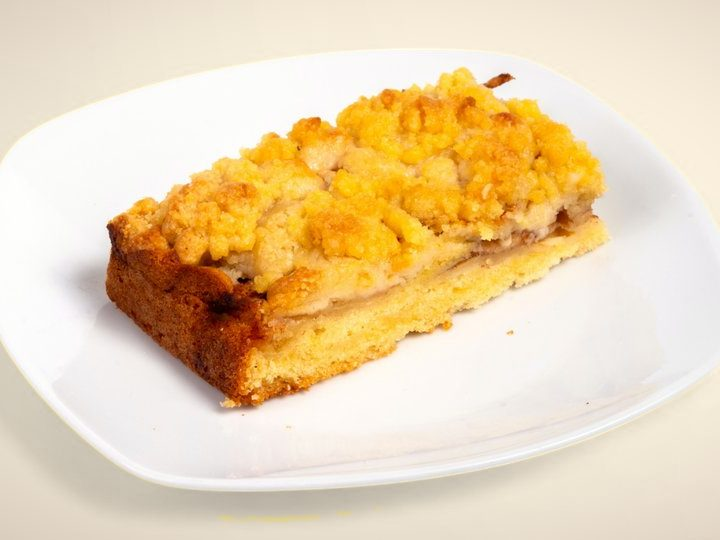
#> input picture assets/img/products/apfelstreuselkuchen.jpg, 720 x 540 px
$ python -i recolor_photos.py   (imports and definitions only)
#> lines starting #> are read from the running program, lines starting #| are printed output that depends on the picture; after the words box and inside, x2 and y2 are one past the last pixel; in counts of white or black regions, pixels touching at a corner belong together
#> in process, im is the input picture: PIL image 720x540 RGB; mean R, G, B 234, 211.4, 175.2
#!/usr/bin/env python3
"""
Passt den hellgelben Wolt-Studiohintergrund der Produktfotos an das Marken-Creme an.

- erkennt den Hintergrund (vom Bildrand aus zusammenhängende, gelbliche Flächen inkl. Schatten)
- ersetzt nur diesen Farbton durch Creme #F4EBD9, Helligkeit/Schatten bleiben erhalten
- Teller, Tassen und Speisen bleiben unverändert (der weiße Tellerrand stoppt die Erkennung)
- leichte warme Vignette in Bordeaux, Zuschnitt auf 4:3 (720 × 540)

Aufruf: python3 tools/recolor_photos.py <eingangsordner> [<ausgangsordner>]
Benötigt: Pillow, numpy, scipy
"""
import sys
from pathlib import Path

import numpy as np
from PIL import Image
from scipy import ndimage

CREAM = np.array([244, 235, 217], dtype=np.float32)
BORDEAUX = np.array([59, 17, 25], dtype=np.float32)


def background_mask(a):
    r, g, b = a[..., 0], a[..., 1], a[..., 2]
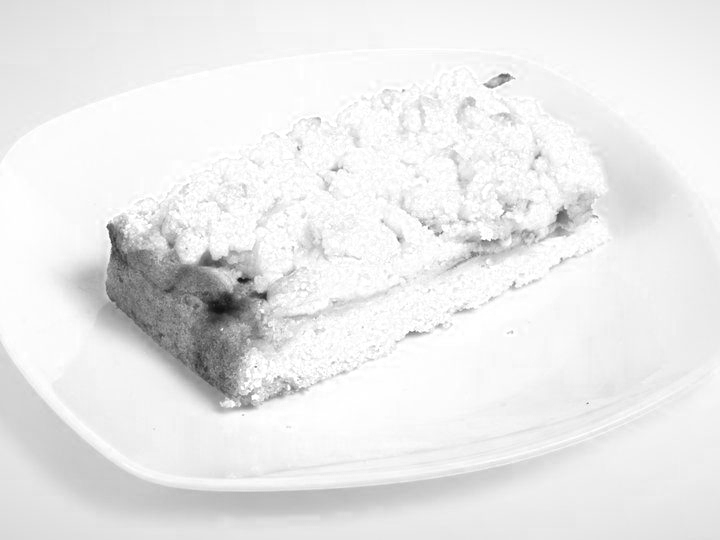
#> r: shape (540, 720) float32; min 17, max 255, mean 234
    lum = (r + g + b) / 3
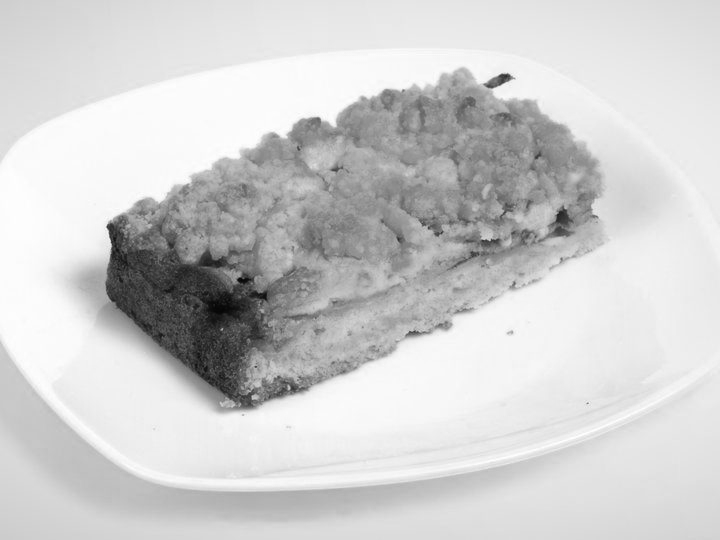
#> lum: shape (540, 720) float32; min 5.67, max 255, mean 206.9
    yellow = (r + g) / 2 - b          # wie „gelb“ ein Pixel ist
    rg = r - g                        # orange/braun (Kruste) hat hohe Werte
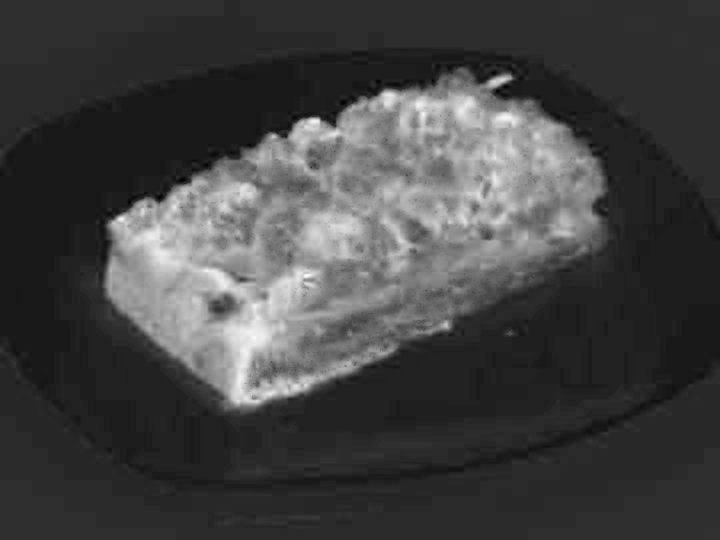
#> rg: shape (540, 720) float32; min -14, max 125, mean 22.6; drawn with min black and max white
    # lokale Struktur: Studiohintergrund ist glatt, Brot/Speisen haben Textur
    m = ndimage.uniform_filter(lum, 5)
    m2 = ndimage.uniform_filter(lum * lum, 5)
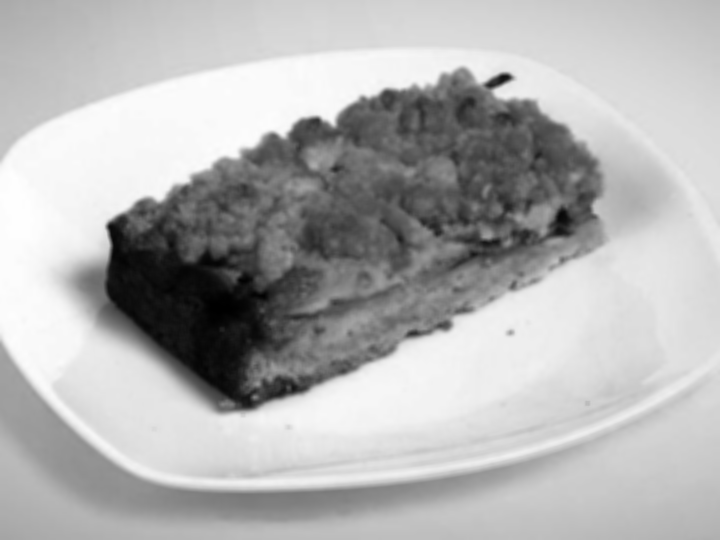
#> m2: shape (540, 720) float32; min 66.51, max 64394.4, mean 45048; drawn with min black and max white
    sd = np.sqrt(np.maximum(m2 - m * m, 0))
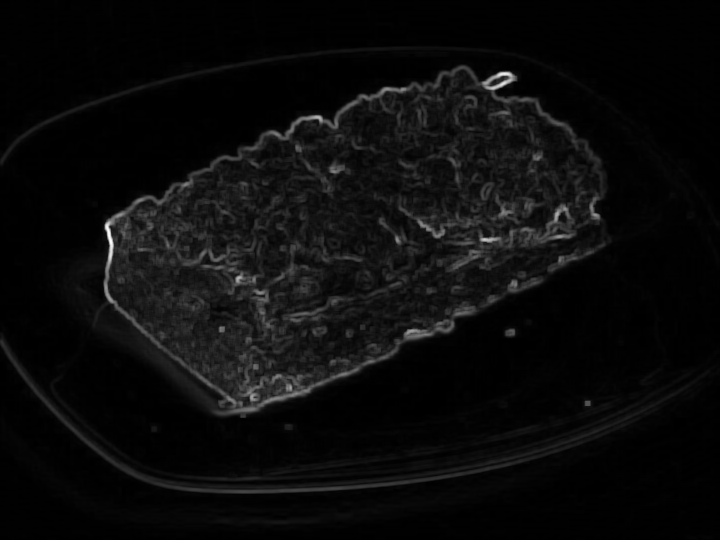
#> sd: shape (540, 720) float32; min 0, max 79.95, mean 3.7; drawn with min black and max white
    # 1) sicherer Hintergrund: hell, deutlich gelb, nicht orange, glatt
    seed = (lum > 195) & (yellow > 45) & (rg < 22) & (rg > -5) & (sd < 1.5)
#> seed: shape (540, 720) bool; every value is 0
    lab, _ = ndimage.label(seed)
#> lab: shape (540, 720) int32; every value is 0
    border = np.unique(np.concatenate([lab[0], lab[-1], lab[:, 0], lab[:, -1]]))
#> border = [0]
    seed = np.isin(lab, border[border > 0])
    # 2) vollständig in gelbliche, glatte Schattenflächen hineinwachsen
    #    (weißer Teller-/Tassenrand und strukturiertes Brot stoppen das Wachstum)
    grow = (yellow > 22) & (rg < 24) & (rg > -8) & (lum > 95) & (sd < 2.5)
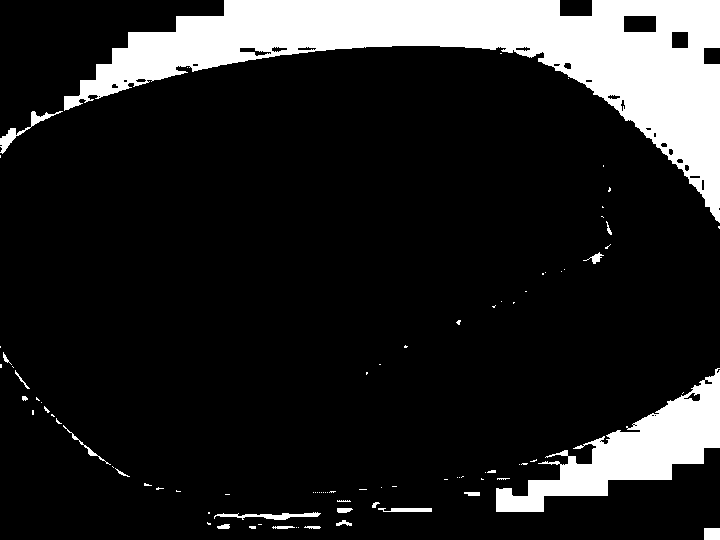
#> grow: shape (540, 720) bool; 14.6% white; 87 white regions (65 under 20 px), largest, box (x1, y1, x2, y2) and area: (64, 0, 720, 223) 43714, (496, 368, 720, 512) 10748, (0, 111, 63, 154) 439
    mask = ndimage.binary_propagation(seed, mask=grow)
    mask = ndimage.binary_closing(mask, iterations=2) & (yellow > 18) & (rg < 26)
    # Kantenpixel (Mischfarbe aus weißem Tellerrand und gelbem Grund) mitnehmen → kein gelber Saum
    edge = ndimage.binary_dilation(mask, iterations=3) & (yellow > 10) & (rg < 20) & (lum > 140)
    mask = mask | edge
    return mask, lum, seed


def process(src, dst):
    im = Image.open(src).convert("RGB")
    a = np.asarray(im).astype(np.float32)
    mask, lum, seed = background_mask(a)
    ref = np.median(lum[seed]) if seed.any() else 230.0
#> ref = 230
    # weiche Kante
    alpha = ndimage.gaussian_filter(mask.astype(np.float32), 1.2)[..., None]
    shade = np.clip(lum / ref, 0, 1.15)[..., None]
    recolored = np.clip(CREAM * shade, 0, 255)
    out = a * (1 - alpha) + recolored * alpha

    # leichte Wärme fürs ganze Bild (Hauch Richtung Creme)
    out = out * 0.96 + CREAM * 0.04 * (out / 255)
    out = out / out.max() * 255 if out.max() > 255 else out

    # Vignette
    h, w = out.shape[:2]
#> h = 540; w = 720
    yy, xx = np.mgrid[0:h, 0:w]
    d = np.sqrt(((xx - w / 2) / (w / 2)) ** 2 + ((yy - h / 2) / (h / 2)) ** 2) / np.sqrt(2)
    v = np.clip((d - 0.55) / 0.45, 0, 1) ** 1.6 * 0.16
    out = out * (1 - v[..., None]) + BORDEAUX * v[..., None]
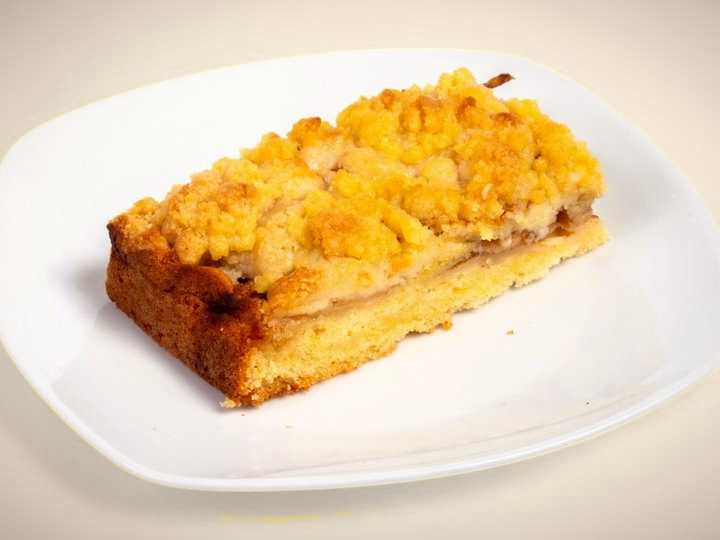
#> out: shape (540, 720, 3) float64; mean R, G, B 230.6, 207.2, 171

    res = Image.fromarray(np.clip(out, 0, 255).astype(np.uint8))
    # 4:3 mittig zuschneiden
    tw = int(h * 4 / 3)
#> tw = 720
    if tw < w:
        x0 = (w - tw) // 2
        res = res.crop((x0, 0, x0 + tw, h))
    res = res.resize((720, 540), Image.LANCZOS)
    res.save(dst, "JPEG", quality=82, optimize=True, progressive=True)
    return float(mask.mean())


def main():
    src = Path(sys.argv[1])
    dst = Path(sys.argv[2]) if len(sys.argv) > 2 else Path(__file__).resolve().parent.parent / "assets/img/products"
    dst.mkdir(parents=True, exist_ok=True)
    files = sorted([p for p in src.iterdir() if p.suffix.lower() in (".png", ".jpg", ".jpeg", ".webp")])
    for p in files:
        cov = process(p, dst / (p.stem + ".jpg"))
        flag = "  ← prüfen" if cov < 0.25 or cov > 0.85 else ""
        print(f"{p.stem:30s} Hintergrund {cov:5.1%}{flag}")


# [2 lines not run here, left out]

>>> result = process('../assets/img/products/apfelstreuselkuchen.jpg', 'out.png')
#> result = 0

$ run again, on assets/img/products/baguette-gouda.jpg
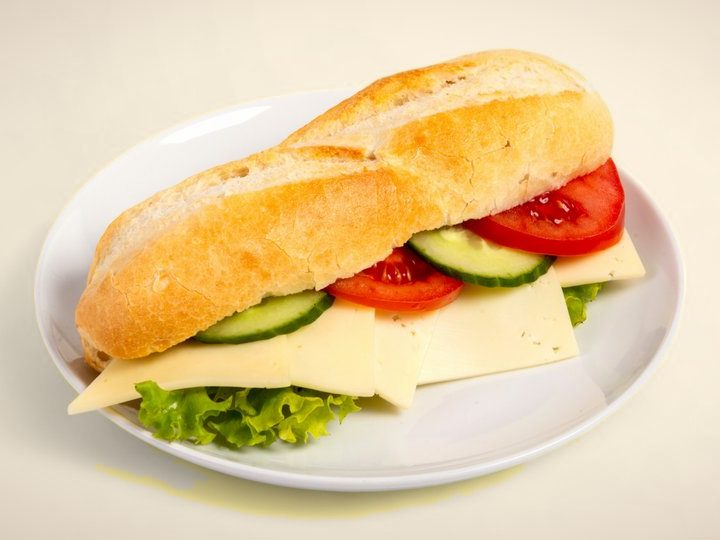
#> input picture assets/img/products/baguette-gouda.jpg, 720 x 540 px
#> in process, im is the input picture: PIL image 720x540 RGB; mean R, G, B 228.5, 202.5, 159.7
#> lab: shape (540, 720) int32; 47 distinct labels, from 0 to 46
#> border = [0]
#> in background_mask, `grow = (yellow > 22) & (rg < 24) & (rg > -8) & (lum > 95) & (sd < 2.5)`:
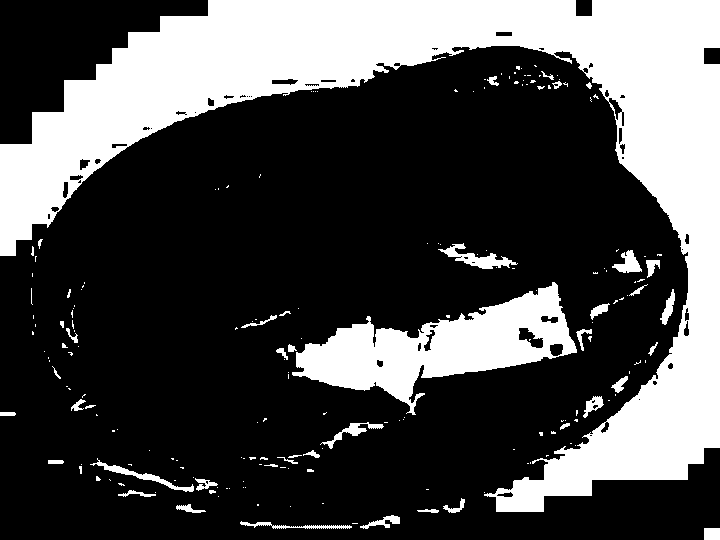
#> grow: shape (540, 720) bool; 29.1% white; 195 white regions (149 under 20 px), largest, box (x1, y1, x2, y2) and area: (0, 0, 720, 512) 92161, (292, 282, 577, 415) 15199, (438, 243, 518, 269) 703
#> ref = 230
#> alpha: shape (540, 720, 1) float32; every value is 0
#> in process, `out = out * (1 - v[..., None]) + BORDEAUX * v[..., None]`:
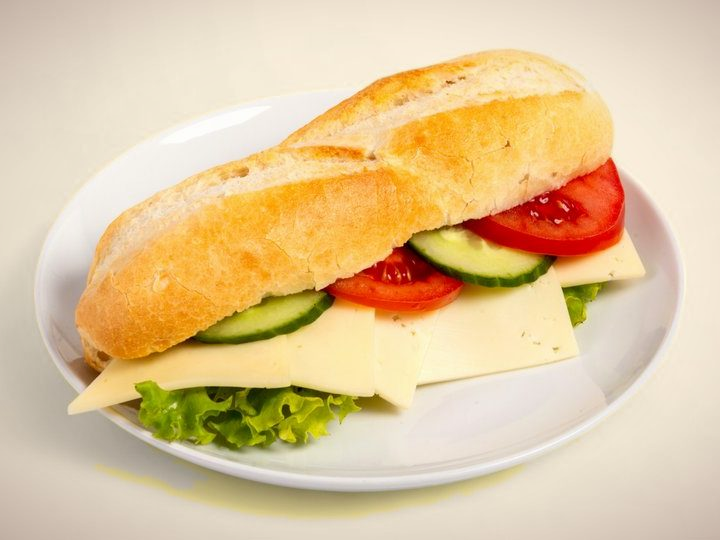
#> out: shape (540, 720, 3) float64; mean R, G, B 225.1, 198.3, 155.7
#> result = 0

$ run again, on assets/img/products/baguette-salami.jpg
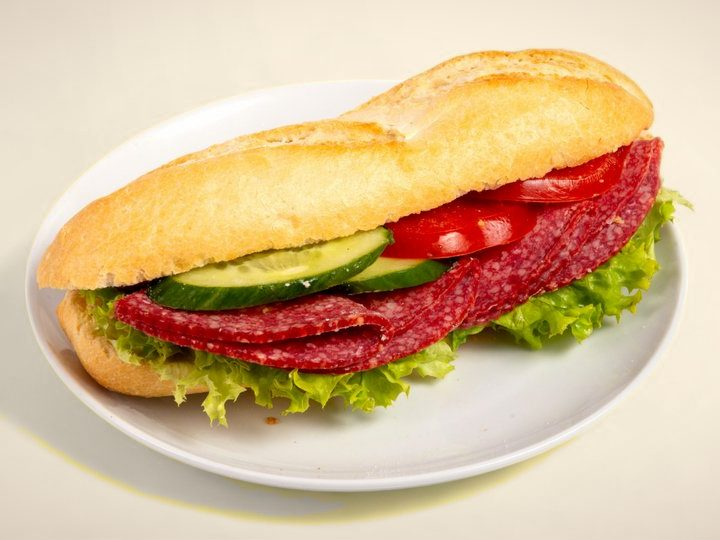
#> input picture assets/img/products/baguette-salami.jpg, 720 x 540 px
#> in process, im is the input picture: PIL image 720x540 RGB; mean R, G, B 214.6, 184, 145.7
#> lab: shape (540, 720) int32; 8 distinct labels, from 0 to 7
#> border = [0]
#> grow: shape (540, 720) bool; 22.5% white; 227 white regions (175 under 20 px), largest, box (x1, y1, x2, y2) and area: (0, 0, 720, 512) 81438, (18, 425, 353, 517) 1232, (592, 315, 657, 346) 411
#> ref = 230
#> alpha: shape (540, 720, 1) float32; every value is 0
#> in process, `out = out * (1 - v[..., None]) + BORDEAUX * v[..., None]`:
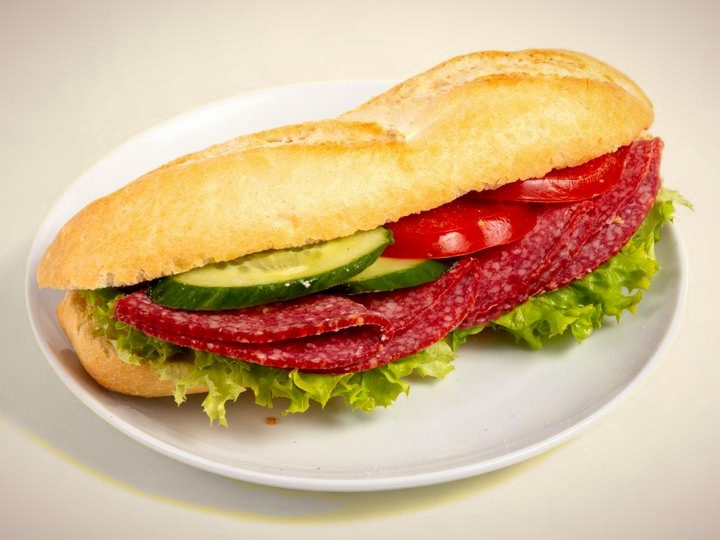
#> out: shape (540, 720, 3) float64; mean R, G, B 211.3, 179.9, 141.8
#> result = 0
